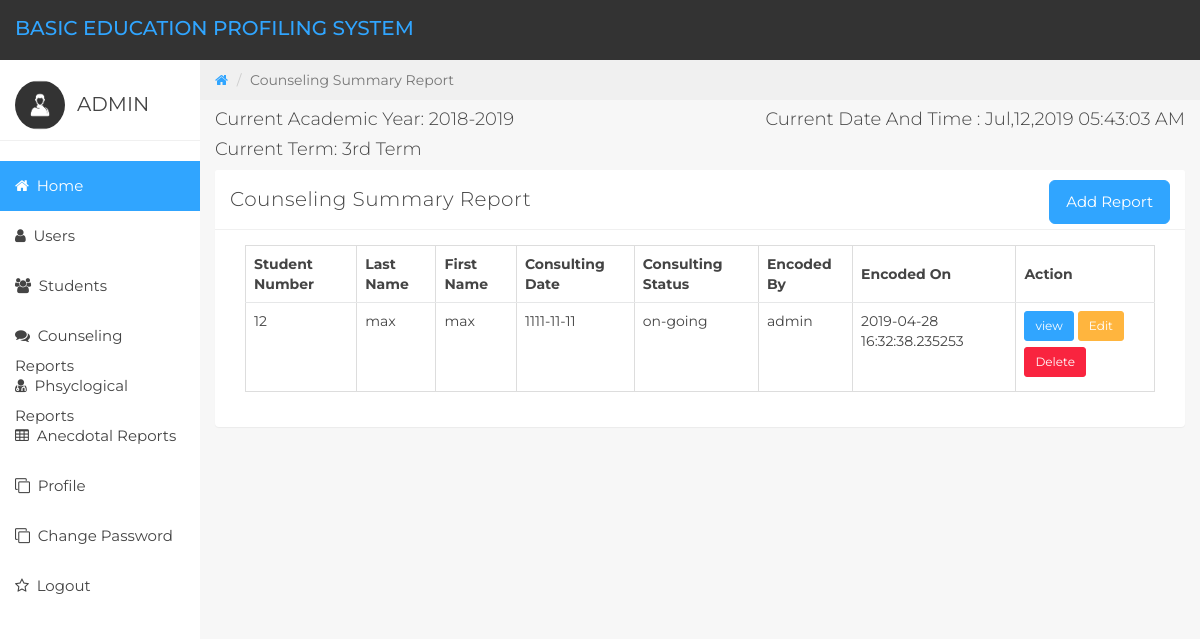
The page /profile-sys/creports.php (signed in) on the database its author committed.
### tables this page shows
CREATE TABLE `student_tb` (
  `stud_number` varchar(255) NOT NULL,
  `stud_lname` varchar(100) NOT NULL,
  `stud_fname` varchar(100) NOT NULL,
  `birthdate` date NOT NULL,
  `gender` varchar(255) NOT NULL,
  `nationality` varchar(255) NOT NULL,
  `user_id` int(255) DEFAULT NULL
);

CREATE TABLE `counseling_tb` (
  `counseling_id` int(255) NOT NULL,
  `term` varchar(255) NOT NULL DEFAULT '3rd',
  `counseling_date` date NOT NULL,
  `counseling_concern` varchar(255) NOT NULL,
  `action_plan` varchar(255) NOT NULL,
  `counseling_status` varchar(10) NOT NULL,
  `user_id` int(255) DEFAULT NULL,
  `cdate_encoded` datetime(6) NOT NULL DEFAULT CURRENT_TIMESTAMP(6),
  `studstatus_id` int(255) NOT NULL
);

CREATE TABLE `user_tb` (
  `user_id` int(255) NOT NULL,
  `user_name` varchar(255) NOT NULL,
  `user_email` varchar(255) NOT NULL,
  `user_username` varchar(255) NOT NULL,
  `user_password` varchar(255) NOT NULL,
  `license_id` varchar(255) DEFAULT NULL,
  `license_ed` varchar(255) DEFAULT NULL,
  `user_type` varchar(20) NOT NULL,
  `user_status` varchar(20) NOT NULL DEFAULT 'Active',
  `user_contact` int(255) NOT NULL
);

### profile-sys/creports.php (the view, shortened to what this page needs)
<?php include "templates/header.php"; ?>
<?php
    $database = new Connection();
    $db = $database->openConnection();
    $sql = 'SELECT `stud_number`, `stud_lname`, `stud_fname` FROM `student_tb` ORDER BY `stud_number`';
    $students = $db->query($sql);
    $students->setFetchMode(PDO::FETCH_ASSOC);
?>
<div class="col-sm-9 col-sm-offset-3 col-lg-10 col-lg-offset-2 main">
    <div class="row">
        <ol class="breadcrumb">
            <li><a href="#">
                    <em class="fa fa-home"></em>
                </a></li>
            <li class="active">Counseling Summary Report</li>
        </ol>
    </div>
    <div class="row">
        <div class="col-lg-6">
            <h4>Current Academic Year: 2018-2019</h4>
            <h4>Current Term: 3rd Term</h4>
        </div>
        <div class="col-lg-6">
            <h4 class="pull-right">Current Date And Time : <?php echo date("M,d,Y h:i:s A");?></h4>
        </div>
    </div>
    <div class="panel panel-default">
        <div class="panel-heading">Counseling Summary Report
            <a href="add_creport.php"><button type="button" class="btn btn-lg btn-primary pull-right">Add Report</button></a>
        </div>
        <div class="panel-body btn-margins">
            <div class="col-md-12">
                <table class="table table-bordered">
                    <thead>
                        <tr>
                            <th>Student Number</th>
                            <th>Last Name</th>
                            <th>First Name</th>
                            <th>Consulting Date</th>
                            <th>Consulting Status</th>
                            <th>Encoded By</th>
                            <th>Encoded On</th>
                            <th>Action</th>
                        </tr>
                    </thead>
                    <tbody>
                        <?php while ($row = $students->fetch()): ?>
                        <tr>
                            <?php
                                $stmt = "SELECT `studstatus_id` FROM studstatus_tb WHERE '" .$row['stud_number']."' = `stud_number`";
                                $stmtExec = $db->query($stmt);
                                $stmtExec->setFetchMode(PDO::FETCH_ASSOC);
                                $row2 = $stmtExec->fetch();
                                $studStatusId = $row2['studstatus_id'];
                                $stmt2 = "SELECT `counseling_id`, `counseling_date`, `counseling_status`, `cdate_encoded`, `user_id` from `counseling_tb` where '".$studStatusId."' = `studstatus_id`";
                                $stmtExec2 = $db->query($stmt2);
                                if($stmtExec2->rowCount() > 0){
                                    $stmtExec2->setFetchMode(PDO::FETCH_ASSOC);
                                    $row3 = $stmtExec2->fetch();
                                    $cDate = $row3['counseling_date'];
                                    $cStatus = $row3['counseling_status'];
                                    $cEncode = $row3['cdate_encoded'];
                                    $cId = $row3['counseling_id'];
                                    $users='SELECT `user_username` from `user_tb` where `user_id` = '. $row3['user_id'];
                                    $user = $db->query($users);
                                    $user->setFetchMode(PDO::FETCH_ASSOC);
                                    $user = $user->fetch();
                                    echo "<td>".htmlspecialchars($row['stud_number'])."</td>";
                                    echo "<td>".htmlspecialchars($row['stud_lname'])."</td>";
                                    echo "<td>".htmlspecialchars($row['stud_fname'])."</td>";
                                    echo "<td>".htmlspecialchars($cDate)."</td>";
                                    echo "<td>".htmlspecialchars($cStatus)."</td>";
                                    echo "<td>".htmlspecialchars($user['user_username'])."</td>";
                                    echo "<td>".htmlspecialchars($cEncode)."</td>";
                                    echo "<td>";
                                    echo "<a href='creport.php?c_id=".$cId."&stud_num=".$row['stud_number']."'><button type='button' class='btn btn-sm btn-primary'>view</button>";
                                    echo "<a href='edit_creport.php?c_id=".$cId."&stud_num=".$row['stud_number']."'><button type='button' class='btn btn-sm btn-warning'>Edit</button></a>";
                                    echo "<a href='del_creport.php?c_id=".$cId."'><button type='button' class='btn btn-sm btn-danger'>Delete</button></a>";
                                    echo "</td>";
                                }
                            ?>
                        </tr>
                        <?php endwhile; ?>
                    </tbody>
                </table>
            </div>
        </div>
    </div>
</div>
<?php include "templates/footer.php"; ?>

### profile-sys/assets/css/styles.css (style rules this page uses)
body { background: #f7f7f7; padding-top: 60px; font-size: 14px; color: #444444; font-family: "Montserrat", "Helvetica Neue", Helvetica, Arial, sans-serif; }
a, a:hover, a:focus { color: #30a5ff; }
h1, h2, h3, h4, h5, h6 { color: #444444; }
h3, h4 { font-weight: 300; }
.btn-primary, .btn-primary:hover, .btn-primary:focus, .btn-primary:active, .btn-primary.active, .open > .dropdown-toggle.btn-primary, .btn-primary.disabled, .btn-primary[disabled], fieldset[disabled] .btn-primary, .btn-primary.disabled:hover, .btn-primary[disabled]:hover, fieldset[disabled] .btn-primary:hover, .btn-primary.disabled:focus, .btn-primary[disabled]:focus, fieldset[disabled] .btn-primary:focus, .btn-primary.disabled:active, .btn-primary[disabled]:active, fieldset[disabled] .btn-primary:active, .btn-primary.disabled.active, .btn-primary[disabled].active, fieldset[disabled] .btn-primary.active { background-color: #30a5ff !important; border-color: #30a5ff !important; }
.btn-warning, .btn-warning:hover, .btn-warning:focus, .btn-warning:active, .btn-warning.active, .open > .dropdown-toggle.btn-warning, .btn-warning.disabled, .btn-warning[disabled], fieldset[disabled] .btn-warning, .btn-warning.disabled:hover, .btn-warning[disabled]:hover, fieldset[disabled] .btn-warning:hover, .btn-warning.disabled:focus, .btn-warning[disabled]:focus, fieldset[disabled] .btn-warning:focus, .btn-warning.disabled:active, .btn-warning[disabled]:active, fieldset[disabled] .btn-warning:active, .btn-warning.disabled.active, .btn-warning[disabled].active, fieldset[disabled] .btn-warning.active { background-color: #ffb53e; border-color: #ffb53e; }
.btn-danger, .btn-danger:hover, .btn-danger:focus, .btn-danger:active, .btn-danger.active, .open > .dropdown-toggle.btn-danger, .btn-danger.disabled, .btn-danger[disabled], fieldset[disabled] .btn-danger, .btn-danger.disabled:hover, .btn-danger[disabled]:hover, fieldset[disabled] .btn-danger:hover, .btn-danger.disabled:focus, .btn-danger[disabled]:focus, fieldset[disabled] .btn-danger:focus, .btn-danger.disabled:active, .btn-danger[disabled]:active, fieldset[disabled] .btn-danger:active, .btn-danger.disabled.active, .btn-danger[disabled].active, fieldset[disabled] .btn-danger.active { background-color: #f9243f; border-color: #f9243f; }
.btn-lg { font-size: 15px; height: 44px; }
.btn-margins button.btn { margin: 0 4px 6px 0 !important; }
.panel { border: 0; }
.panel-heading { font-size: 20px; font-weight: 300; letter-spacing: 0.025em; height: 60px; line-height: 38px; }
.panel-default .panel-heading { background: #fff; border-bottom: 1px solid #f0f0f0; color: #444444; }
.breadcrumb { border-radius: 0; padding: 10px 15px 10px 15px; background: #f0f0f0; margin: 0; }
.table { background: #fff; }
.table > thead > tr > th { border-bottom: 1px solid #e6e7e8; vertical-align: middle; height: 50px; padding: 8px; }

### rows shown on the page
student_tb: stud_number "12", stud_lname "max", stud_fname "max", counseling_tb.counseling_date "1111-11-11", counseling_tb.counseling_status "on-going", user.user_username "admin", counseling_tb.cdate_encoded "2019-04-28 16:32:38.235253"

### other values the page prints
$_SESSION['userUsername'] "ADMIN"
